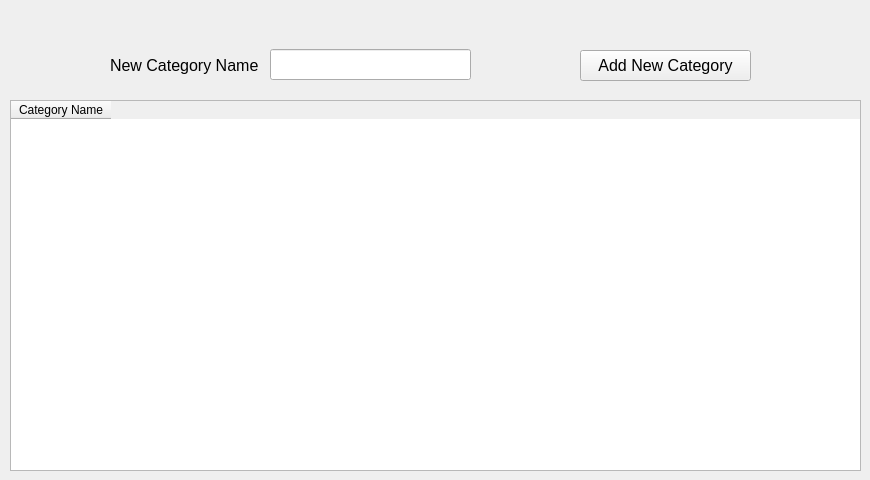
      <widget class="QWidget" name="tab_9">
       <attribute name="title">
        <string>Categories</string>
       </attribute>
       <widget class="QLabel" name="label_41">
        <property name="geometry">
         <rect>
          <x>110</x>
          <y>50</y>
          <width>151</width>
          <height>31</height>
         </rect>
        </property>
        <property name="font">
         <font>
          <pointsize>12</pointsize>
         </font>
        </property>
        <property name="text">
         <string>New Category Name</string>
        </property>
       </widget>
       <widget class="QLineEdit" name="lineEdit_27">
        <property name="geometry">
         <rect>
          <x>270</x>
          <y>49</y>
          <width>201</width>
          <height>31</height>
         </rect>
        </property>
        <property name="font">
         <font>
          <pointsize>12</pointsize>
         </font>
        </property>
       </widget>
       <widget class="QPushButton" name="pushButton_22">
        <property name="geometry">
         <rect>
          <x>580</x>
          <y>50</y>
          <width>171</width>
          <height>31</height>
         </rect>
        </property>
        <property name="font">
         <font>
          <pointsize>12</pointsize>
         </font>
        </property>
        <property name="text">
         <string>Add New Category</string>
        </property>
       </widget>
       <widget class="QTableWidget" name="tableWidget_2">
        <property name="geometry">
         <rect>
          <x>10</x>
          <y>100</y>
          <width>851</width>
          <height>371</height>
         </rect>
        </property>
        <property name="font">
         <font>
          <family>Segoe UI</family>
          <pointsize>9</pointsize>
         </font>
        </property>
        <column>
         <property name="text">
          <string>Category Name</string>
         </property>
        </column>
       </widget>
      </widget>
